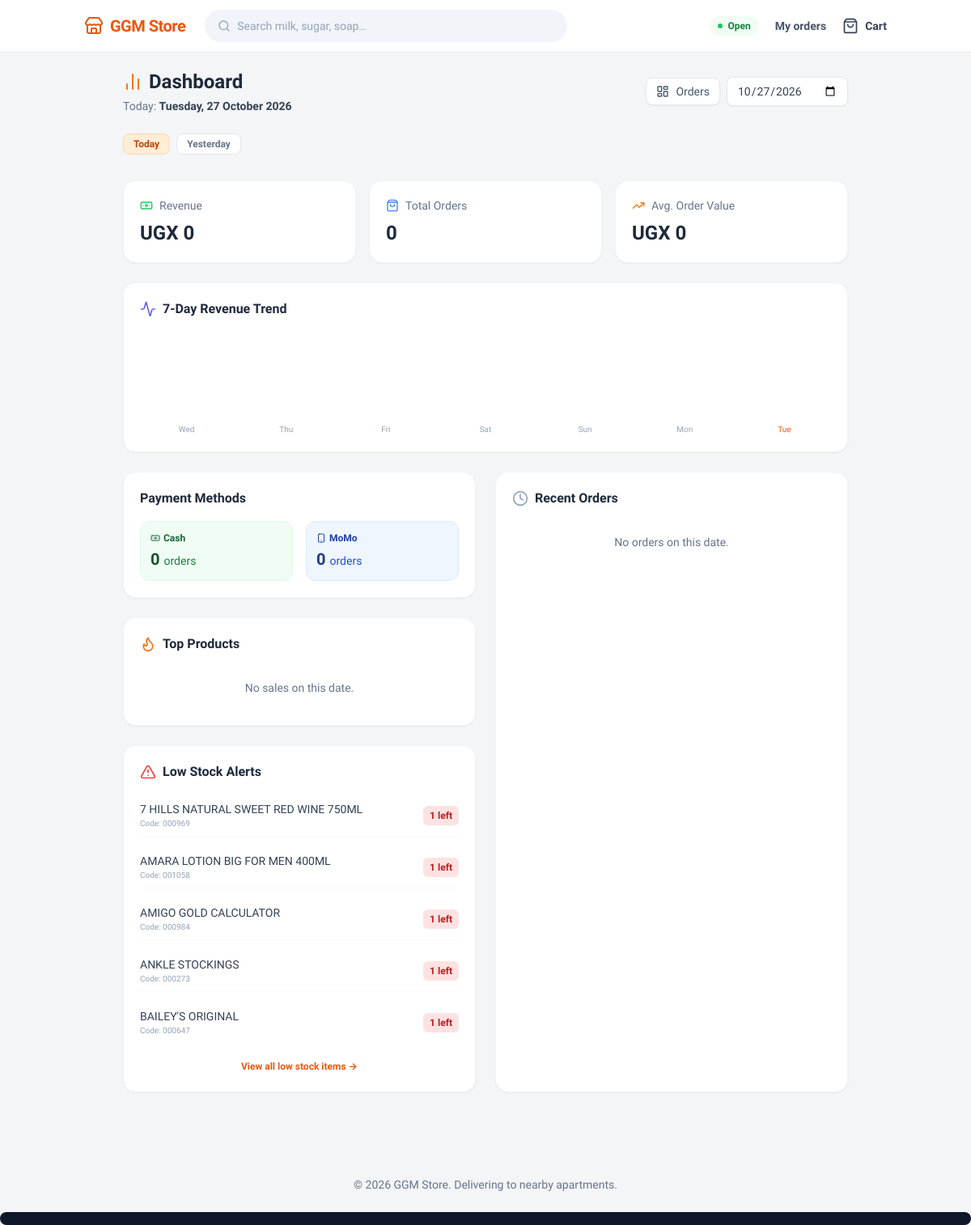
The page /owner/ (signed in) on the database its author committed.
### marketplace/models.py (models this page shows, shortened)
class Product(models.Model):
    code = models.CharField(max_length=50, unique=True, db_index=True) # e.g., "000001"
    name = models.CharField(max_length=255)
    parent_group = models.CharField(
        max_length=255,
        blank=True,
        null=True,
        db_index=True,
        help_text="Items with the same parent group will be grouped together (e.g., 'Kakira Sugar')",
    )
    variant_label = models.CharField(
        max_length=50,
        blank=True,
        null=True,
        help_text="The specific variant shown to the customer (e.g., '1KG', '25KG', 'Chilli')",
    )
    group = models.ForeignKey(ProductGroup, on_delete=models.SET_NULL, null=True, blank=True)
    unit = models.ForeignKey(Unit, on_delete=models.SET_NULL, null=True, blank=True)
    cost_price = models.DecimalField(max_digits=10, decimal_places=2, default=0.00)
    selling_price = models.DecimalField(max_digits=10, decimal_places=2, default=0.00)
    stock_quantity = models.DecimalField(max_digits=10, decimal_places=2, default=0.00)
    low_stock_threshold = models.DecimalField(
        max_digits=10,
        decimal_places=2,
        default=5.00,
        help_text="Alert when stock falls to or below this number",
    )
    manually_disabled = models.BooleanField(default=False)
    is_active = models.BooleanField(default=True) # Toggle to hide out-of-stock or disabled items
    image = models.ImageField(
        upload_to='products/',
        null=True,
        blank=True,
        storage=CloudinaryMediaStorage(),
    )

### marketplace/views.py (the view)
# urls.py: path('owner/', views.owner_dashboard, name='owner_dashboard'),
@staff_member_required
def owner_dashboard(request):
    today = timezone.localdate()
    date_str = request.GET.get('date')
    try:
        selected_date = datetime.strptime(date_str, '%Y-%m-%d').date() if date_str else today
    except ValueError:
        selected_date = today
    day_orders = Order.objects.filter(
        created_at__date=selected_date,
    ).exclude(status='cancelled')
    total_orders = day_orders.count()
    total_revenue = day_orders.aggregate(total=Sum('total_amount'))['total'] or 0
    avg_order_value = total_revenue / total_orders if total_orders else 0
    cash_orders = day_orders.filter(payment_method='cash').count()
    momo_orders = day_orders.filter(payment_method='momo').count()
    top_products = OrderItem.objects.filter(
        order__in=day_orders,
        product__isnull=False,
    ).values(
        'product__name',
    ).annotate(
        total_qty=Sum('quantity'),
    ).order_by('-total_qty', 'product__name')[:5]
    seven_days_ago = selected_date - timedelta(days=6)
    trend_data = Order.objects.filter(
        created_at__date__gte=seven_days_ago,
        created_at__date__lte=selected_date,
    ).exclude(
        status='cancelled',
    ).values(
        'created_at__date',
    ).annotate(
        daily_revenue=Sum('total_amount'),
    ).order_by('created_at__date')
    trend_revenue_by_date = {
        item['created_at__date']: item['daily_revenue']
        for item in trend_data
    }
    seven_day_trend = [
        {
            'date': day,
            'revenue': trend_revenue_by_date.get(day, 0),
            'is_selected': day == selected_date,
        }
        for day in (
            seven_days_ago + timedelta(days=offset)
            for offset in range(7)
        )
    ]
    max_trend_revenue = max(
        (day['revenue'] for day in seven_day_trend),
        default=0,
    ) or 1
    recent_orders = day_orders.select_related(
        'customer',
    ).order_by('-created_at')[:10]
    low_stock_products = Product.objects.filter(
        is_active=True,
        stock_quantity__lte=F('low_stock_threshold'),
    ).order_by('stock_quantity', 'name')[:5]
    return render(request, 'marketplace/owner_dashboard.html', {
        'selected_date': selected_date,
        'today_date': today,
        'yesterday_date': today - timedelta(days=1),
        'is_today': selected_date == today,
        'total_orders': total_orders,
        'total_revenue': total_revenue,
        'avg_order_value': avg_order_value,
        'cash_orders': cash_orders,
        'momo_orders': momo_orders,
        'top_products': top_products,
        'low_stock_products': low_stock_products,
        'recent_orders': recent_orders,
        'seven_day_trend': seven_day_trend,
        'max_trend_revenue': max_trend_revenue,
    })

### marketplace/context_processors.py (called while the page is built)
def vapid_public_key(request):
    return {'VAPID_PUBLIC_KEY': settings.VAPID_PUBLIC_KEY}

def _load_config():
    config, _ = StoreConfig.objects.get_or_create(pk=1)
    return config

def _load_customer(request):
    session = getattr(request, 'session', None)
    customer_id = session.get('customer_id') if session is not None else None
    if not customer_id:
        return None
    try:
        return Customer.objects.select_related('apartment').get(pk=customer_id)
    except (Customer.DoesNotExist, ValueError, TypeError):
        return None

def store_context(request):
    return {
        'config': SimpleLazyObject(_load_config),
        'current_customer': SimpleLazyObject(lambda: _load_customer(request)),
    }

### templates/marketplace/owner_dashboard.html (shortened to what this page needs)
{% extends "base.html" %}
{% block content %}
<div class="max-w-4xl mx-auto pb-10">
    <div class="flex flex-col md:flex-row md:items-center justify-between gap-4 mb-6">
        <div>
            <h1 class="text-2xl font-bold text-slate-800 flex items-center gap-2">
                <i data-lucide="bar-chart-2" class="w-6 h-6 text-orange-500"></i> Dashboard
            </h1>
            <p class="text-sm text-slate-500 mt-1">
                {% if is_today %}Today{% else %}Showing data for{% endif %}:
                <span class="font-bold text-slate-700">{{ selected_date|date:"l, d F Y" }}</span>
            </p>
        </div>
        <div class="flex items-center gap-2">
            <a href="{% url 'staff_orders' %}" class="text-sm font-medium text-slate-600 hover:text-orange-600 bg-white px-3 py-1.5 rounded-lg border border-slate-200 transition-colors shadow-sm inline-flex items-center gap-2">
                <i data-lucide="layout-dashboard" class="w-4 h-4"></i> Orders
            </a>
            <form method="get" class="flex items-center gap-2">
                <input type="date" name="date" value="{{ selected_date|date:'Y-m-d' }}" onchange="this.form.submit()" class="bg-white border border-slate-200 text-sm font-medium text-slate-700 rounded-lg px-3 py-1.5 shadow-sm focus:outline-none focus:ring-2 focus:ring-orange-500 cursor-pointer">
            </form>
        </div>
    </div>
    <div class="flex gap-2 mb-6 overflow-x-auto pb-2">
        <a href="?date={{ today_date|date:'Y-m-d' }}" class="px-3 py-1 rounded-lg text-xs font-bold transition-colors {% if is_today %}bg-orange-100 text-orange-700 border border-orange-200{% else %}bg-white text-slate-500 border border-slate-200{% endif %}">Today</a>
        <a href="?date={{ yesterday_date|date:'Y-m-d' }}" class="px-3 py-1 rounded-lg text-xs font-bold transition-colors {% if selected_date == yesterday_date %}bg-orange-100 text-orange-700 border border-orange-200{% else %}bg-white text-slate-500 border border-slate-200{% endif %}">Yesterday</a>
    </div>
    <div class="grid grid-cols-1 sm:grid-cols-3 gap-4 mb-6">
        <div class="bg-white rounded-2xl shadow-sm border border-slate-100 p-5">
            <div class="flex items-center gap-2 text-slate-500 text-sm font-medium mb-2">
                <i data-lucide="banknote" class="w-4 h-4 text-green-500"></i> Revenue
            </div>
            <p class="text-2xl font-bold text-slate-800">UGX {{ total_revenue|floatformat:0 }}</p>
        </div>
        <div class="bg-white rounded-2xl shadow-sm border border-slate-100 p-5">
            <div class="flex items-center gap-2 text-slate-500 text-sm font-medium mb-2">
                <i data-lucide="shopping-bag" class="w-4 h-4 text-blue-500"></i> Total Orders
            </div>
            <p class="text-2xl font-bold text-slate-800">{{ total_orders }}</p>
        </div>
        <div class="bg-white rounded-2xl shadow-sm border border-slate-100 p-5">
            <div class="flex items-center gap-2 text-slate-500 text-sm font-medium mb-2">
                <i data-lucide="trending-up" class="w-4 h-4 text-orange-500"></i> Avg. Order Value
            </div>
            <p class="text-2xl font-bold text-slate-800">UGX {{ avg_order_value|floatformat:0 }}</p>
        </div>
    </div>
    <div class="bg-white rounded-2xl shadow-sm border border-slate-100 p-5 mb-6">
        <h2 class="font-bold text-slate-800 mb-4 flex items-center gap-2">
            <i data-lucide="activity" class="w-5 h-5 text-indigo-500"></i> 7-Day Revenue Trend
        </h2>
        <div class="flex items-end justify-between h-32 gap-2">
            {% for day in seven_day_trend %}
            <div class="flex flex-col items-center flex-1 group relative">
                <span class="text-[10px] font-medium mt-2 {% if day.is_selected %}text-orange-600 font-bold{% else %}text-slate-400{% endif %}">
                    {{ day.date|date:"D" }}
                </span>
            </div>
            {% endfor %}
        </div>
    </div>
    <div class="grid grid-cols-1 md:grid-cols-2 gap-6">
        <div class="space-y-6">
            <div class="bg-white rounded-2xl shadow-sm border border-slate-100 p-5">
                <h2 class="font-bold text-slate-800 mb-4">Payment Methods</h2>
                <div class="flex items-center gap-4">
                    <div class="flex-1 bg-green-50 rounded-xl p-3 border border-green-100">
                        <p class="text-xs font-bold text-green-800 mb-1 flex items-center gap-1">
                            <i data-lucide="banknote" class="w-3 h-3"></i> Cash
                        </p>
                        <p class="text-xl font-bold text-green-900">{{ cash_orders }} <span class="text-sm font-medium text-green-700">orders</span></p>
                    </div>
                    <div class="flex-1 bg-blue-50 rounded-xl p-3 border border-blue-100">
                        <p class="text-xs font-bold text-blue-800 mb-1 flex items-center gap-1">
                            <i data-lucide="smartphone" class="w-3 h-3"></i> MoMo
                        </p>
                        <p class="text-xl font-bold text-blue-900">{{ momo_orders }} <span class="text-sm font-medium text-blue-700">orders</span></p>
                    </div>
                </div>
            </div>
            <div class="bg-white rounded-2xl shadow-sm border border-slate-100 p-5">
                <h2 class="font-bold text-slate-800 mb-4 flex items-center gap-2">
                    <i data-lucide="flame" class="w-5 h-5 text-orange-500"></i> Top Products
                </h2>
                <div class="space-y-3">
                    {% for item in top_products %}
                    <div class="flex justify-between items-center py-2 border-b border-slate-50 last:border-0">
                        <span class="text-sm font-medium text-slate-700 truncate pr-2">{{ item.product__name }}</span>
                        <span class="text-xs font-bold bg-slate-100 text-slate-600 px-2 py-1 rounded-md shrink-0">{{ item.total_qty }} sold</span>
                    </div>
                    {% empty %}
                    <p class="text-sm text-slate-500 text-center py-4">No sales on this date.</p>
                    {% endfor %}
                </div>
            </div>
            <div class="bg-white rounded-2xl shadow-sm border border-slate-100 p-5">
                <h2 class="font-bold text-slate-800 mb-4 flex items-center gap-2">
                    <i data-lucide="alert-triangle" class="w-5 h-5 text-red-500"></i> Low Stock Alerts
                </h2>
                {% if low_stock_products %}
                <div class="space-y-3">
                    {% for product in low_stock_products %}
                    <div class="flex justify-between items-center py-2 border-b border-slate-50 last:border-0">
                        <div class="min-w-0">
                            <p class="text-sm font-medium text-slate-700 truncate">{{ product.name }}</p>
                            <p class="text-[10px] text-slate-400">Code: {{ product.code }}</p>
                        </div>
                        <span class="text-xs font-bold bg-red-100 text-red-700 px-2 py-1 rounded-md shrink-0">
                            {{ product.stock_quantity|floatformat:"-2" }} left
                        </span>
                    </div>
                    {% endfor %}
                </div>
                <div class="mt-4 text-center">
                    <a href="{% url 'staff_stock' %}?filter=low_stock" class="text-xs font-bold text-orange-600 hover:text-orange-700">View all low stock items →</a>
                </div>
                {% endif %}
            </div>
        </div>
        <div class="bg-white rounded-2xl shadow-sm border border-slate-100 p-5">
            <h2 class="font-bold text-slate-800 mb-4 flex items-center gap-2">
                <i data-lucide="clock" class="w-5 h-5 text-slate-400"></i> Recent Orders
            </h2>
            <div class="space-y-4">
                {% for order in recent_orders %}
                <div class="flex items-center justify-between">
                    <div>
                        <p class="text-sm font-bold text-slate-800">#{{ order.id }} - {{ order.customer.name|default:order.customer.phone_number }}</p>
                        <p class="text-xs text-slate-400">{{ order.created_at|date:"d M, H:i" }}</p>
                    </div>
                    <span class="text-xs font-bold px-2 py-1 rounded-md
                        {% if order.status == 'new' %}bg-yellow-100 text-yellow-800
                        {% elif order.status == 'confirmed' %}bg-blue-100 text-blue-800
                        {% elif order.status == 'packed' %}bg-indigo-100 text-indigo-800
                        {% elif order.status == 'delivered' %}bg-green-100 text-green-800
                        {% else %}bg-red-100 text-red-800{% endif %}">
                        {{ order.get_status_display }}
                    </span>
                </div>
                {% empty %}
                <p class="text-sm text-slate-500 text-center py-4">No orders on this date.</p>
                {% endfor %}
            </div>
        </div>
    </div>
</div>
{% endblock %}

### rows shown on the page
Product: name "7 HILLS NATURAL SWEET RED WINE 750ML", code "000969", stock_quantity "1"
Product: name "AMARA LOTION BIG FOR MEN 400ML", code "001058", stock_quantity "1"
Product: name "AMIGO GOLD CALCULATOR", code "000984", stock_quantity "1"
Product: name "ANKLE STOCKINGS", code "000273", stock_quantity "1"
Product: name "BAILEY'S ORIGINAL", code "000647", stock_quantity "1"

### other values the page prints
{{ selected_date|date:"l, d F Y" }} "Tuesday, 27 October 2026"
{{ total_revenue|floatformat:0 }} "0"
{{ total_orders }} "0"
{{ avg_order_value|floatformat:0 }} "0"
{{ day.date|date:"D" }} "Wed" "Thu" "Fri" "Sat" "Sun" "Mon" "Tue"
{{ cash_orders }} "0"
{{ momo_orders }} "0"
